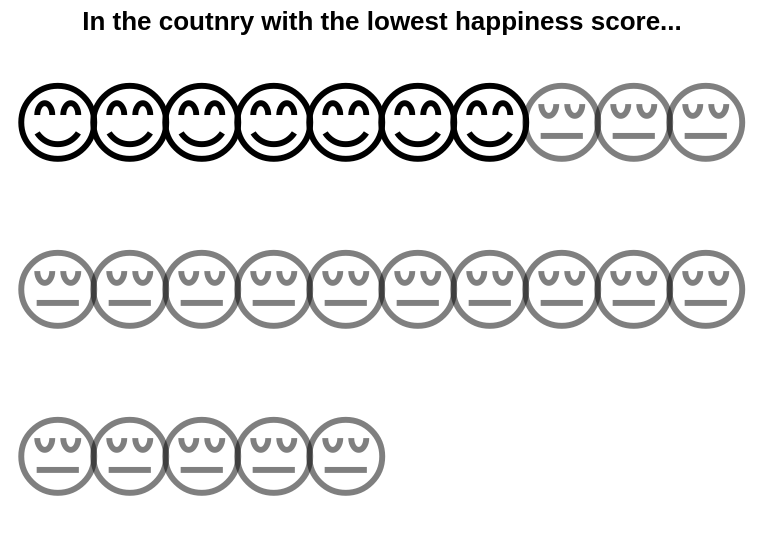

Source (Vega-Lite JSON):
### Vega-Lite specification from a JSON file in a GitHub repository (floating-point values rounded to 4 significant figures)
{"$schema": "https://vega.github.io/schema/vega-lite/v4.json", "config": {"view": {"stroke": ""}}, "title": "In the coutnry with the lowest happiness score...", "width": 360, "height": 250, "data": {"values": [{"id": 1, "face": "smile"}, {"id": 2, "face": "smile"}, {"id": 3, "face": "smile"}, {"id": 4, "face": "smile"}, {"id": 5, "face": "smile"}, {"id": 6, "face": "smile"}, {"id": 7, "face": "smile"}, {"id": 8, "face": "frown"}, {"id": 9, "face": "frown"}, {"id": 10, "face": "frown"}, {"id": 11, "face": "frown"}, {"id": 12, "face": "frown"}, {"id": 13, "face": "frown"}, {"id": 14, "face": "frown"}, {"id": 15, "face": "frown"}, {"id": 16, "face": "frown"}, {"id": 17, "face": "frown"}, {"id": 18, "face": "frown"}, {"id": 19, "face": "frown"}, {"id": 20, "face": "frown"}, {"id": 21, "face": "frown"}, {"id": 22, "face": "frown"}, {"id": 23, "face": "frown"}, {"id": 24, "face": "frown"}, {"id": 25, "face": "frown"}]}, "transform": [{"calculate": "{'smile': '😊', 'frown': '😔'}[datum.face]", "as": "emoji"}, {"calculate": "ceil (datum.id/10)", "as": "col"}, {"calculate": "datum.id - datum.col*10", "as": "row"}], "mark": {"type": "text", "baseline": "middle"}, "encoding": {"x": {"field": "row", "type": "ordinal", "axis": null}, "y": {"field": "col", "type": "ordinal", "axis": null}, "text": {"field": "emoji", "type": "nominal"}, "size": {"value": 45}, "strokeWidth": {"value": 3.0}, "fillOpacity": {"condition": {"test": "datum.face=='smile'", "value": 1}, "value": 0.5}}}
